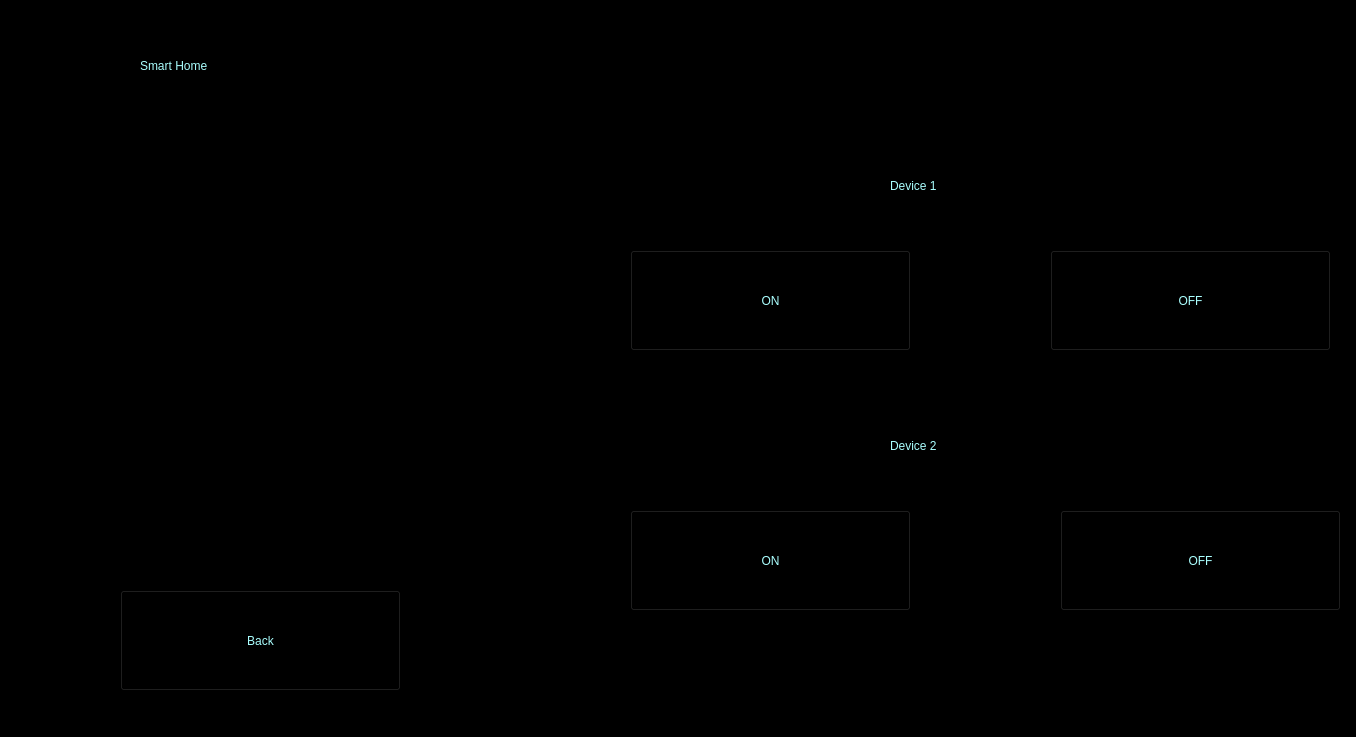
<?xml version="1.0" encoding="UTF-8"?>
<ui version="4.0">
 <class>MainWindow</class>
 <widget class="QMainWindow" name="MainWindow">
  <property name="geometry">
   <rect>
    <x>0</x>
    <y>0</y>
    <width>1356</width>
    <height>737</height>
   </rect>
  </property>
  <property name="windowTitle">
   <string>MainWindow</string>
  </property>
  <property name="styleSheet">
   <string notr="true">background-color: rgb(0, 0, 0);</string>
  </property>
  <widget class="QWidget" name="centralwidget">
   <widget class="QLabel" name="label">
    <property name="geometry">
     <rect>
      <x>0</x>
      <y>-10</y>
      <width>601</width>
      <height>711</height>
     </rect>
    </property>
    <property name="text">
     <string/>
    </property>
    <property name="pixmap">
     <pixmap>../../../Resources/digitalloop.gif</pixmap>
    </property>
   </widget>
   <widget class="QLabel" name="label_2">
    <property name="geometry">
     <rect>
      <x>610</x>
      <y>230</y>
      <width>311</width>
      <height>141</height>
     </rect>
    </property>
    <property name="text">
     <string/>
    </property>
    <property name="pixmap">
     <pixmap>../../../Resources/button 3.PNG</pixmap>
    </property>
    <property name="scaledContents">
     <bool>true</bool>
    </property>
   </widget>
   <widget class="QLabel" name="label_3">
    <property name="geometry">
     <rect>
      <x>1040</x>
      <y>230</y>
      <width>311</width>
      <height>141</height>
     </rect>
    </property>
    <property name="text">
     <string/>
    </property>
    <property name="pixmap">
     <pixmap>../../../Resources/button 3.PNG</pixmap>
    </property>
    <property name="scaledContents">
     <bool>true</bool>
    </property>
   </widget>
   <widget class="QLabel" name="label_4">
    <property name="geometry">
     <rect>
      <x>1040</x>
      <y>490</y>
      <width>311</width>
      <height>141</height>
     </rect>
    </property>
    <property name="text">
     <string/>
    </property>
    <property name="pixmap">
     <pixmap>../../../Resources/button 3.PNG</pixmap>
    </property>
    <property name="scaledContents">
     <bool>true</bool>
    </property>
   </widget>
   <widget class="QLabel" name="label_5">
    <property name="geometry">
     <rect>
      <x>610</x>
      <y>490</y>
      <width>311</width>
      <height>141</height>
     </rect>
    </property>
    <property name="text">
     <string/>
    </property>
    <property name="pixmap">
     <pixmap>../../../Resources/button 3.PNG</pixmap>
    </property>
    <property name="scaledContents">
     <bool>true</bool>
    </property>
   </widget>
   <widget class="QLabel" name="label_6">
    <property name="geometry">
     <rect>
      <x>140</x>
      <y>0</y>
      <width>251</width>
      <height>131</height>
     </rect>
    </property>
    <property name="styleSheet">
     <string notr="true">color: rgb(170, 255, 255);
font: 75 28pt &quot;Segoe Print&quot;;</string>
    </property>
    <property name="text">
     <string>Smart Home</string>
    </property>
   </widget>
   <widget class="QLabel" name="label_7">
    <property name="geometry">
     <rect>
      <x>890</x>
      <y>120</y>
      <width>171</width>
      <height>131</height>
     </rect>
    </property>
    <property name="styleSheet">
     <string notr="true">color: rgb(170, 255, 255);
font: 75 28pt &quot;Segoe Print&quot;;</string>
    </property>
    <property name="text">
     <string>Device 1</string>
    </property>
   </widget>
   <widget class="QLabel" name="label_8">
    <property name="geometry">
     <rect>
      <x>890</x>
      <y>380</y>
      <width>171</width>
      <height>131</height>
     </rect>
    </property>
    <property name="styleSheet">
     <string notr="true">color: rgb(170, 255, 255);
font: 75 28pt &quot;Segoe Print&quot;;</string>
    </property>
    <property name="text">
     <string>Device 2</string>
    </property>
   </widget>
   <widget class="QPushButton" name="pushButton">
    <property name="geometry">
     <rect>
      <x>630</x>
      <y>250</y>
      <width>281</width>
      <height>101</height>
     </rect>
    </property>
    <property name="styleSheet">
     <string notr="true">color: rgb(170, 255, 255);
background-color: transparent;
font: 75 20pt &quot;Segoe Print&quot;;</string>
    </property>
    <property name="text">
     <string>ON</string>
    </property>
   </widget>
   <widget class="QPushButton" name="pushButton_2">
    <property name="geometry">
     <rect>
      <x>630</x>
      <y>510</y>
      <width>281</width>
      <height>101</height>
     </rect>
    </property>
    <property name="styleSheet">
     <string notr="true">color: rgb(170, 255, 255);
background-color: transparent;
font: 75 20pt &quot;Segoe Print&quot;;</string>
    </property>
    <property name="text">
     <string>ON</string>
    </property>
   </widget>
   <widget class="QPushButton" name="pushButton_3">
    <property name="geometry">
     <rect>
      <x>1050</x>
      <y>250</y>
      <width>281</width>
      <height>101</height>
     </rect>
    </property>
    <property name="styleSheet">
     <string notr="true">color: rgb(170, 255, 255);
background-color: transparent;
font: 75 20pt &quot;Segoe Print&quot;;</string>
    </property>
    <property name="text">
     <string>OFF</string>
    </property>
   </widget>
   <widget class="QPushButton" name="pushButton_4">
    <property name="geometry">
     <rect>
      <x>1060</x>
      <y>510</y>
      <width>281</width>
      <height>101</height>
     </rect>
    </property>
    <property name="styleSheet">
     <string notr="true">color: rgb(170, 255, 255);
background-color: transparent;
font: 75 20pt &quot;Segoe Print&quot;;</string>
    </property>
    <property name="text">
     <string>OFF</string>
    </property>
   </widget>
   <widget class="QLabel" name="label_9">
    <property name="geometry">
     <rect>
      <x>100</x>
      <y>570</y>
      <width>311</width>
      <height>141</height>
     </rect>
    </property>
    <property name="text">
     <string/>
    </property>
    <property name="pixmap">
     <pixmap>../../../Resources/button 3.PNG</pixmap>
    </property>
    <property name="scaledContents">
     <bool>true</bool>
    </property>
   </widget>
   <widget class="QPushButton" name="pushButton_5">
    <property name="geometry">
     <rect>
      <x>120</x>
      <y>590</y>
      <width>281</width>
      <height>101</height>
     </rect>
    </property>
    <property name="styleSheet">
     <string notr="true">color: rgb(170, 255, 255);
background-color: transparent;
font: 75 20pt &quot;Segoe Print&quot;;</string>
    </property>
    <property name="text">
     <string>Back</string>
    </property>
   </widget>
  </widget>
  <widget class="QMenuBar" name="menubar">
   <property name="geometry">
    <rect>
     <x>0</x>
     <y>0</y>
     <width>1356</width>
     <height>21</height>
    </rect>
   </property>
  </widget>
  <widget class="QStatusBar" name="statusbar"/>
 </widget>
 <resources/>
 <connections/>
</ui>
